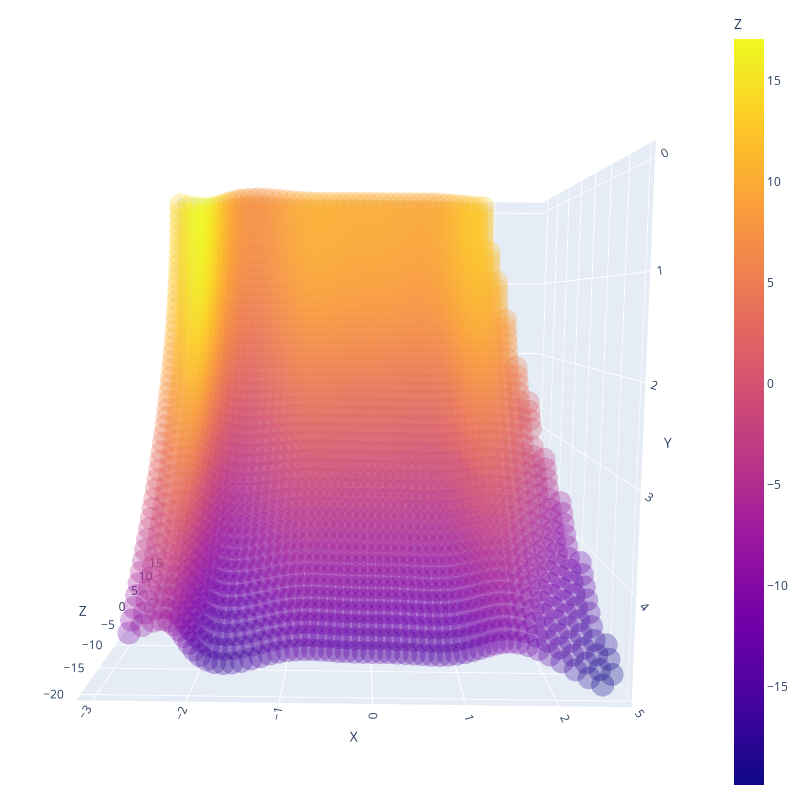

This figure's notebook cell:
### Code cell
g_values=np.array(list())
for point in pit:
    g_values=np.append(g_values,g_func(point))


df = pd.DataFrame(dict(
    X=pit[:,0], 
    Y=pit[:,1], 
    Z=g_values
))

import plotly.express as px

fig = px.scatter_3d(df, x='X', y='Y', z='Z',opacity=0.3,color='Z')
fig.update_layout(margin=dict(l=5, r=5, t=5, b=5),width=800, height=800)
fig.show()

### Figure 1 — Plotly figure (JSON) as saved in the notebook; plotly's stock layout.template omitted (floating-point values rounded to 4 significant figures; data arrays with more than 128 entries replaced by an {"elided": "..."} marker saying what was removed)
{"data": [{"hovertemplate": "X=%{x}<br>Y=%{y}<br>Z=%{marker.color}<extra></extra>", "legendgroup": "", "marker": {"color": {"elided": "2619 float values"}, "coloraxis": "coloraxis", "opacity": 0.3, "symbol": "circle"}, "mode": "markers", "name": "", "scene": "scene", "showlegend": false, "type": "scatter3d", "x": {"elided": "2619 float values"}, "y": {"elided": "2619 float values"}, "z": {"elided": "2619 float values"}}], "layout": {"coloraxis": {"colorbar": {"title": {"text": "Z"}}, "colorscale": [[0, "#0d0887"], [0.1111, "#46039f"], [0.2222, "#7201a8"], [0.3333, "#9c179e"], [0.4444, "#bd3786"], [0.5556, "#d8576b"], [0.6667, "#ed7953"], [0.7778, "#fb9f3a"], [0.8889, "#fdca26"], [1, "#f0f921"]]}, "height": 800, "legend": {"tracegroupgap": 0}, "margin": {"b": 5, "l": 5, "r": 5, "t": 5}, "scene": {"aspectmode": "auto", "aspectratio": {"x": 1, "y": 1, "z": 1}, "camera": {"center": {"x": 0, "y": 0, "z": 0}, "eye": {"x": -0.002762, "y": -0.2139, "z": -2.154}, "projection": {"type": "perspective"}, "up": {"x": 0, "y": 0, "z": 1}}, "domain": {"x": [0, 1], "y": [0, 1]}, "xaxis": {"title": {"text": "X"}, "type": "linear"}, "yaxis": {"title": {"text": "Y"}, "type": "linear"}, "zaxis": {"title": {"text": "Z"}, "type": "linear"}}, "width": 800}}
